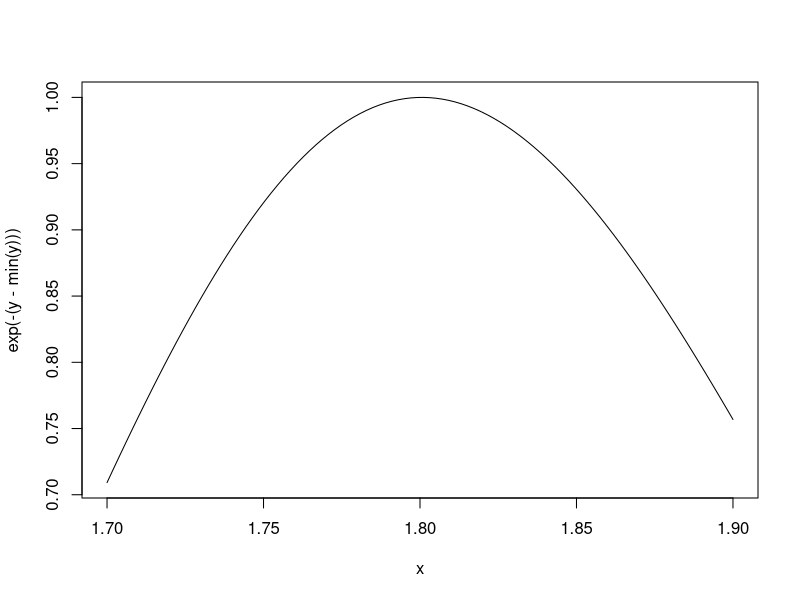

This figure's R source:

##  function struct

make.power <- function(n) {
  z <- 25
  pow <- function(x) {
    cat("z = ", z, "\n") # "\n" is newline
    cat("n = ", n, "\n")
    x^n
  }
  pow
}

##  To use the function
square <- make.power(2)
square(4)

cube<- make.power(3)
cube(4)


ls (environment(cube))


##  A more complicated example

make.NegLogLik <- function(data, fixed = c(FALSE, FALSE)) {
   params <- fixed
   function(p) {
      params[!fixed] <- p
      mu <- params[1]
      sigma <- params[2]
     
      ## Calculate the Normal density
      a <- -0.5*length(data)*log(2*pi*sigma^2)
      b <- -0.5*sum((data-mu)^2) / (sigma^2)
     -(a + b)
    }
}


set.seed(1)
normals <- rnorm(100, 1, 2)
nLL <- make.NegLogLik(normals)
nLL


ls(environment(nLL))

optim(c(mu = 0, sigma = 1), nLL)$par


nLL <- make.NegLogLik(normals, c(FALSE, 2))
optimize(nLL, c(-1, 3))$minimum


nLL <- make.NegLogLik(normals, c(1, FALSE))
x <- seq(1.7, 1.9, len = 100)

   ## Evaluate 'nLL()' at every point in 'x'
y <- sapply(x, nLL)
plot(x, exp(-(y - min(y))), type = "l")


##===========

y <- 10

f <- function(x) { 
  y <- 2
  y^2 + g(x)
}

g <- function(x) {
  x*y
}

f(3)


